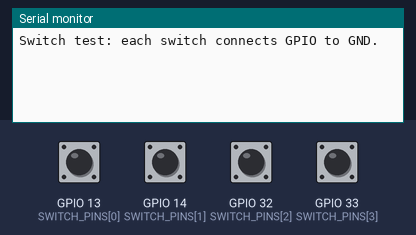
Simulated run of this sketch. Board: ESP32. On the bench: the last lines printed to the serial monitor. The inputs (shaded band) are chosen by the test bench; at power-on: GPIO 13 (SWITCH_PINS[0]), GPIO 14 (SWITCH_PINS[1]), GPIO 32 (SWITCH_PINS[2]), GPIO 33 (SWITCH_PINS[3]) HIGH.

Above: at 1.2 s.
1.3 s: GPIO 13 (SWITCH_PINS[0]) pulled LOW for 0.15 s
At 2.6 s:
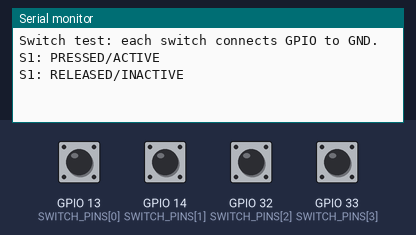
2.9 s: GPIO 14 (SWITCH_PINS[1]) pulled LOW for 0.15 s
At 3.07 s:
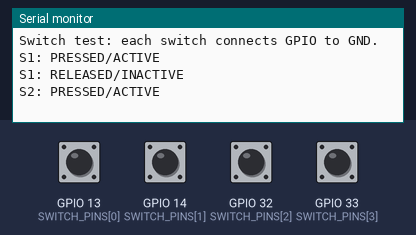
4.5 s: GPIO 32 (SWITCH_PINS[2]) pulled LOW for 0.15 s
At 5.0 s:
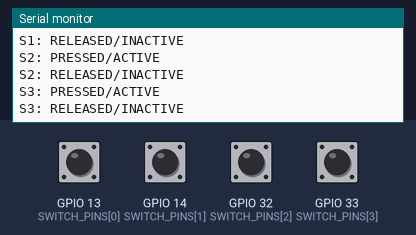
6.1 s: GPIO 33 (SWITCH_PINS[3]) pulled LOW for 0.15 s
At 7.4 s:
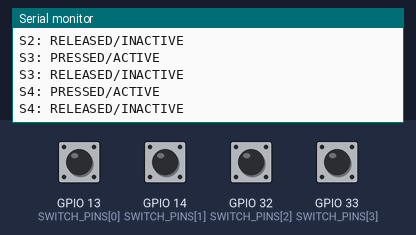

The sketch:

switch_test.ino
```cpp
#include <Arduino.h>
constexpr uint8_t SWITCH_PINS[4]={13,14,32,33};constexpr unsigned long DEBOUNCE_MS=40;
uint8_t raw[4]={HIGH,HIGH,HIGH,HIGH},stable[4]={HIGH,HIGH,HIGH,HIGH};unsigned long changed[4]={0,0,0,0};
void setup(){Serial.begin(115200);for(uint8_t i=0;i<4;i++)pinMode(SWITCH_PINS[i],INPUT_PULLUP);Serial.println("Switch test: each switch connects GPIO to GND.");}
void loop(){unsigned long now=millis();for(uint8_t i=0;i<4;i++){uint8_t r=digitalRead(SWITCH_PINS[i]);if(r!=raw[i]){raw[i]=r;changed[i]=now;}if(now-changed[i]>=DEBOUNCE_MS&&stable[i]!=raw[i]){stable[i]=raw[i];Serial.printf("S%u: %s\n",i+1,r==LOW?"PRESSED/ACTIVE":"RELEASED/INACTIVE");}}}
```

Measured:
- after the input at 1.3 s, the serial monitor: prints a new line at once (image 1)
- after the input at 2.9 s, the serial monitor: prints a new line at once (image 2)
- after the input at 4.5 s, the serial monitor: prints a new line at once (image 3)
- after the input at 6.1 s, the serial monitor: prints a new line at once (image 4)
